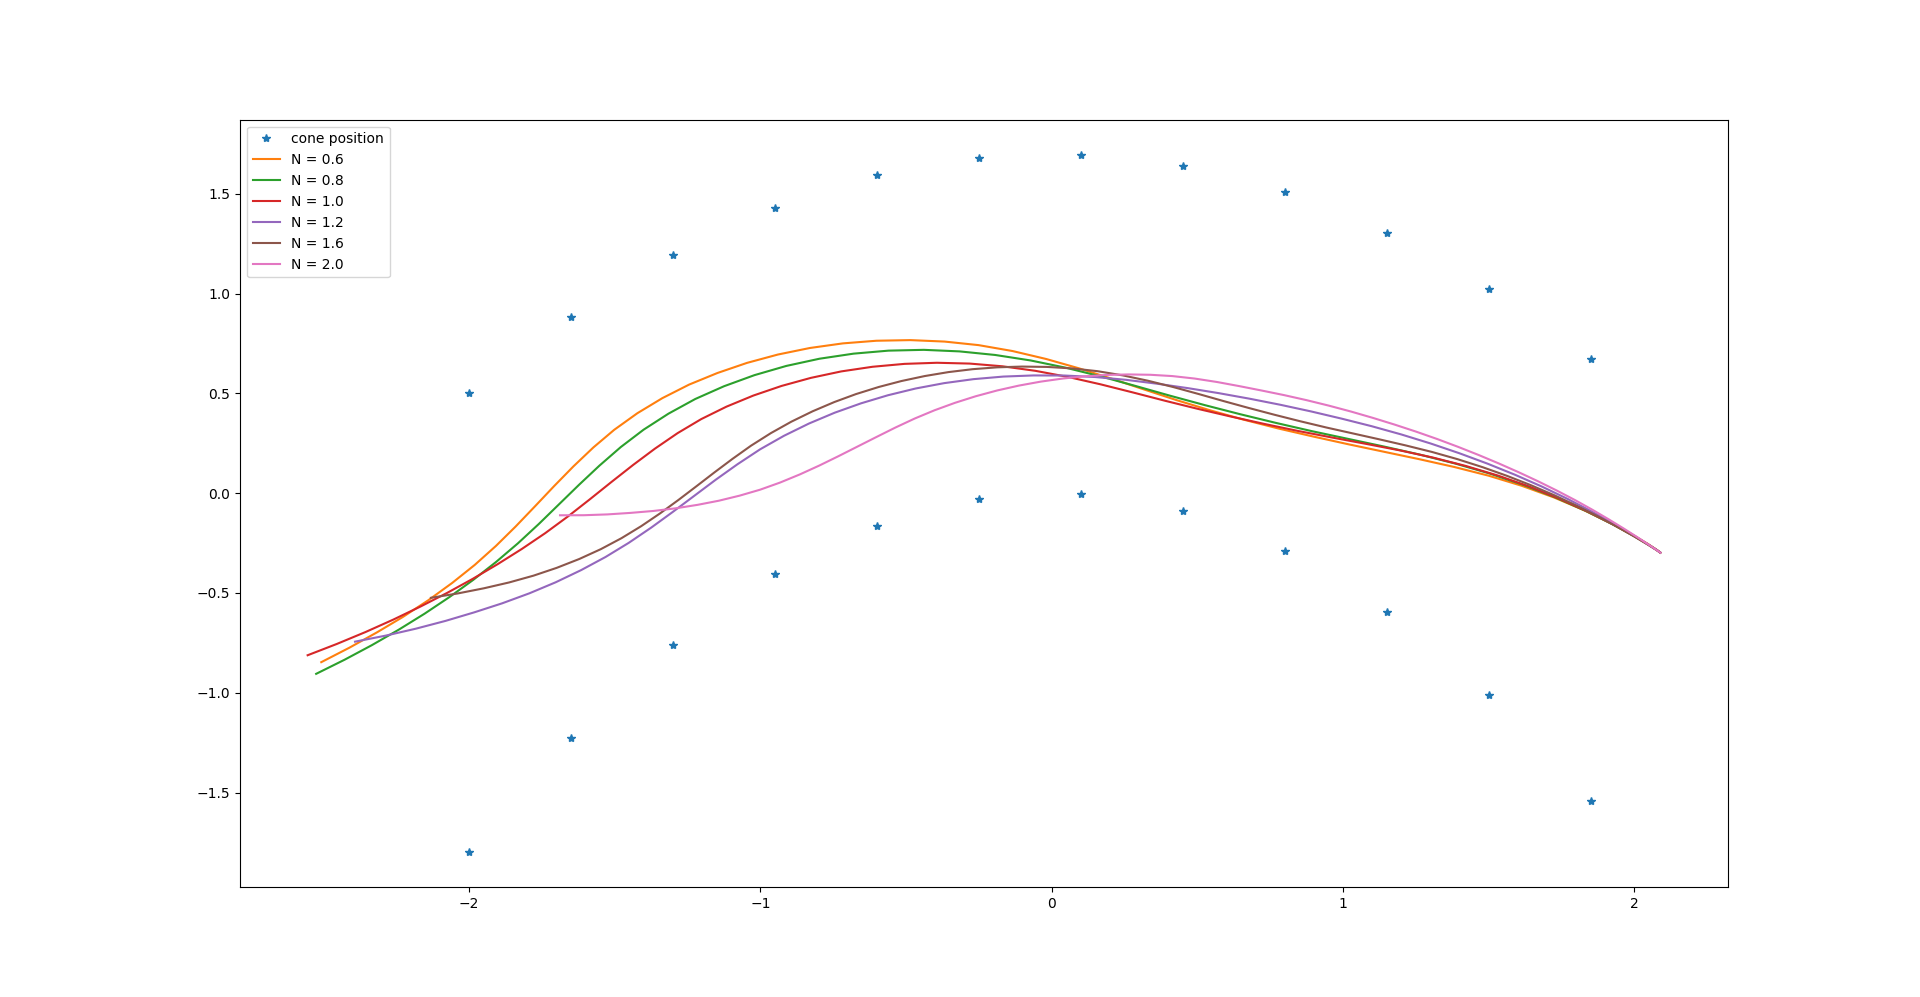

This chart was generated by the following Python code:
from cProfile import label
from numpy import genfromtxt
import numpy as np
import sys
sys.path.append('/home/harry/Documents/path_test')
import matplotlib.pyplot as plt
# import matplotlib
# matplotlib.use('TkAgg') 


cone_pos = genfromtxt('/home/harry/Documents/path_test/easy_two.csv', delimiter='')
state_v06 = genfromtxt('/home/harry/Documents/path_test/state_e2_n6.csv', delimiter=',')
state_v08 = genfromtxt('/home/harry/Documents/path_test/state_e2_n08.csv', delimiter=',')
state = genfromtxt('/home/harry/Documents/path_test/state_e2_n10.csv', delimiter=',')
state_v12 = genfromtxt('/home/harry/Documents/path_test/state_e2_n12.csv', delimiter=',')
state_v14 = genfromtxt('/home/harry/Documents/path_test/state_e2_n16.csv', delimiter=',')
state_v16 = genfromtxt('/home/harry/Documents/path_test/state_e2_n20.csv', delimiter=',')
# cone_r_x = data[:,0]
# cone_r_y = data[:,1]
cone_l_x = cone_pos[:,2]
cone_l_y = cone_pos[:,3]
state_x_v06 = state_v06[:,0]
state_y_v06 =state_v06[:,1]
state_x_v08 = state_v08[:,0]
state_y_v08 =state_v08[:,1]
state_x = state[:,0]
state_y =state[:,1]
state_x_v12 = state_v12[:,0]
state_y_v12 =state_v12[:,1]
state_x_v14 = state_v14[:,0]
state_y_v14 =state_v14[:,1]
state_x_v16 = state_v16[:,0]
state_y_v16 =state_v16[:,1]
# ref_x = state[400:-1,2]+state_x -0.6
# ref_y = state[400:-1,3]+state_y + 0.2
plt.plot(cone_l_x,cone_l_y,'*',label="cone position")
plt.plot(state_x_v06,state_y_v06,label="N = 0.6")
plt.plot(state_x_v08,state_y_v08,label="N = 0.8")
plt.plot(state_x,state_y,label="N = 1.0")
plt.plot(state_x_v12,state_y_v12,label="N = 1.2")
plt.plot(state_x_v14,state_y_v14,label="N = 1.6")
plt.plot(state_x_v16,state_y_v16,label="N = 2.0")
plt.legend(loc="upper left")
#plt.xlim([-2.5,1.5])
#plt.plot(ref_x,ref_y)
plt.show()
